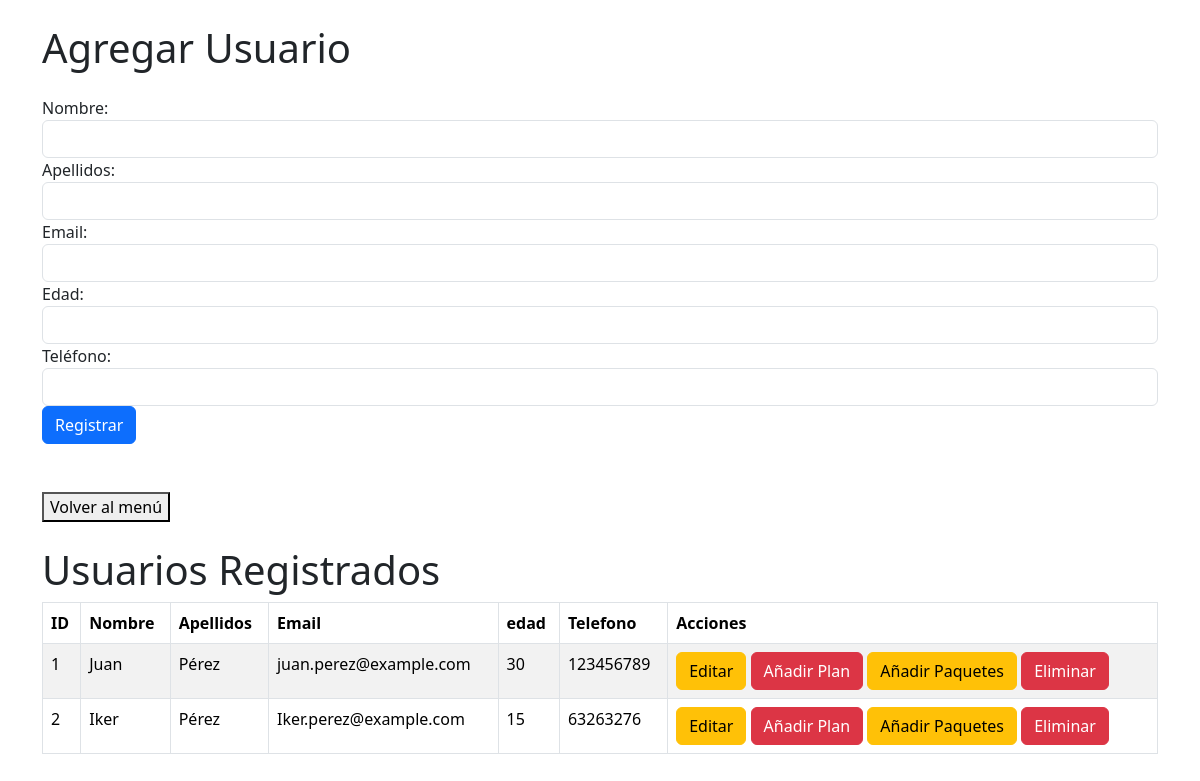
Screenshot of /Programacion_H1_2ºT_RafaelMedina/vista/alta_usuarios.php (signed in) with the database file from the repository.
### tables this page shows
CREATE TABLE Usuarios (
    id_usuario INT AUTO_INCREMENT PRIMARY KEY,
    nombre VARCHAR(100) NOT NULL,
    apellidos VARCHAR(100) NOT NULL,
    correo VARCHAR(100) NOT NULL UNIQUE,
    edad INT NOT NULL CHECK (edad >= 0),
    telefono int not null
);

### Programacion_H1_2ºT_RafaelMedina/config/class_conexion.php (called while the page is built, shortened)
<?php
class Conexion
{
    private $servidor = 'localhost';
    private $usuario = 'root';
    private $password = '1234';
    private $base_datos = 'Streamweb';
    public function __construct()
    {
        $this->conexion = new mysqli($this->servidor, $this->usuario, $this->password, $this->base_datos);
    }
}

### Programacion_H1_2ºT_RafaelMedina/controlador/UsuariosController.php (called while the page is built, shortened)
<?php
require_once '../modelo/class_usuario.php';
class UsuarioController
{
    private $modelo;
    public function __construct()
    {
        $this->modelo = new Usuario();
    }
    public function obtenerUsuario()
    {
        return $this->modelo->obtenerUsuario();
    }
}

### Programacion_H1_2ºT_RafaelMedina/modelo/class_usuario.php (called while the page is built, shortened)
<?php
require_once '../config/class_conexion.php';
class Usuario
{
    private $conexion;
    public function __construct()
    {
        $this->conexion = new Conexion();
    }
    public function obtenerUsuario()
    {
        $query = "SELECT * FROM Usuarios";
        $resultado = $this->conexion->conexion->query($query);
        $socios = [];
        while ($fila = $resultado->fetch_assoc()) {
            $socios[] = $fila;
        }
        return $socios;
    }
}

### Programacion_H1_2ºT_RafaelMedina/vista/alta_usuarios.php (the view, shortened to what this page needs)
<?php
require_once '../controlador/UsuariosController.php';
$controller = new UsuarioController();
$lista = $controller->obtenerUsuario();
?>
<!DOCTYPE html>
<html lang="es">
<head>
    <link href="https://cdn.jsdelivr.net/npm/bootstrap@5.3.3/dist/css/bootstrap.min.css" rel="stylesheet">
</head>
<body>
    <div class="container">
        <h1 class="mt-4">Agregar Usuario</h1>
        <form method="POST" action="" class="mt-4">
            <div class="form-group">
                <label for="nombre">Nombre:</label>
                <input type="text" class="form-control" id="nombre" name="nombre" required>
            </div>
            <div class="form-group">
                <label for="apellido">Apellidos:</label>
                <input type="text" class="form-control" id="apellido" name="apellido" required>
            </div>
            <div class="form-group">
                <label for="correo">Email:</label>
                <input type="email" class="form-control" id="correo" name="correo" required>
            </div>
            <div class="form-group">
                <label for="edad">Edad:</label>
                <input type="number" class="form-control" id="edad" name="edad" required>
            </div>
            <div class="form-group">
                <label for="telefono">Teléfono:</label>
                <input type="number" class="form-control" id="telefono" name="telefono" required>
            </div>
            <button type="submit" class="btn btn-primary">Registrar</button>
        </form>
        <br>
        <br>
        <button><a href="../index2.php" class="list-group-item list-group-item-action">Volver al menú</a></button>
    </div>
    <div class="container">
        <h1 class="mt-4">Usuarios Registrados</h1>
        <table class="table table-striped table-bordered">
            <thead>
                <tr>
                    <th>ID</th>
                    <th>Nombre</th>
                    <th>Apellidos</th>
                    <th>Email</th>
                    <th>edad</th>
                    <th>Telefono</th>
                    <th>Acciones</th>
                </tr>
            </thead>
            <tbody>
                <?php foreach ($lista as $lista): ?>
                    <tr>
                        <td><?= $lista['id_usuario'] ?></td>
                        <td><?= $lista['nombre'] ?></td>
                        <td><?= $lista['apellidos'] ?></td>
                        <td><?= $lista['correo'] ?></td>
                        <td><?= $lista['edad'] ?></td>
                        <td><?= $lista['telefono'] ?></td>
                        <td>
                            <a href="editar_usuarios.php?id=<?= $lista['id_usuario'] ?>" class="btn btn-warning">Editar</a>
                            <a href="alta_plan.php?id=<?= $lista['id_usuario'] ?>" class="btn btn-danger">Añadir Plan</a>
                            <a href="agregar_paquetes.php?id=<?= $lista['id_usuario'] ?>" class="btn btn-warning">Añadir Paquetes</a>
                            <a href="eliminar_usuarios.php?id=<?= $lista['id_usuario'] ?>" class="btn btn-danger">Eliminar</a>
                        </td>
                    </tr>
                <?php endforeach; ?>
            </tbody>
        </table>
        <br>
    </div>
</body>
</html>

### rows the page displays
usuarios: id_usuario "1", nombre "Juan", apellidos "Pérez", correo "juan.perez@example.com", edad "30", telefono "123456789"
usuarios: id_usuario "2", nombre "Iker", apellidos "Pérez", correo "Iker.perez@example.com", edad "15", telefono "63263276"
